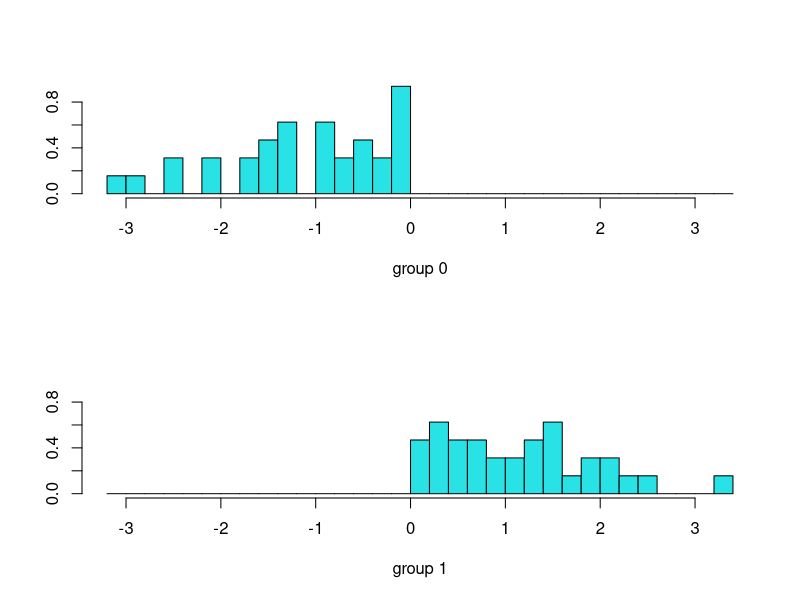
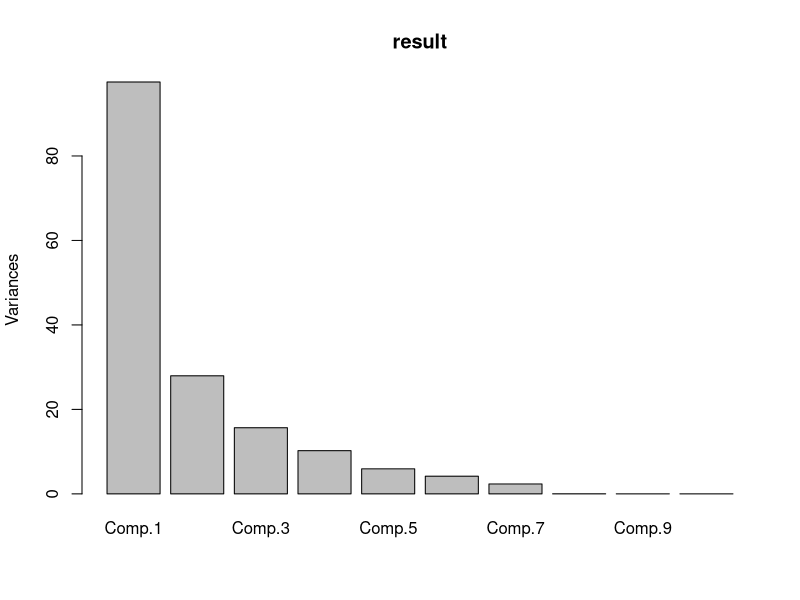
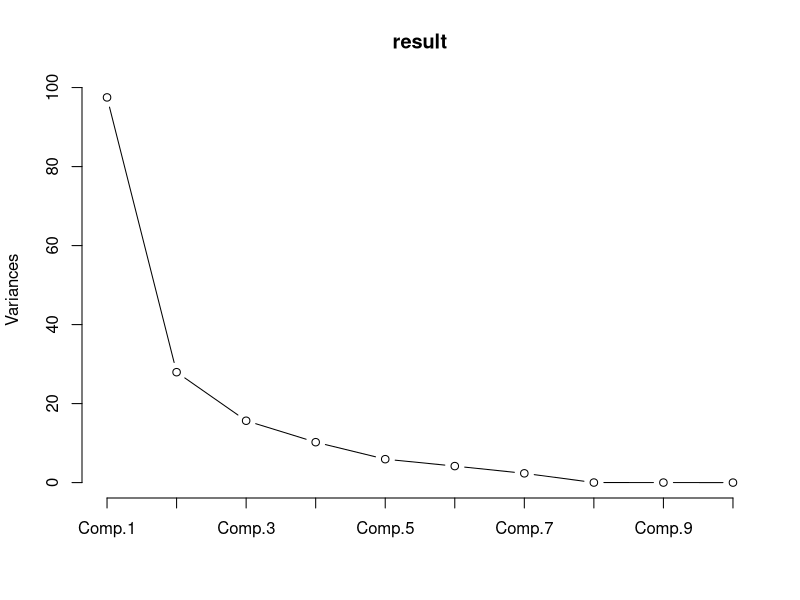
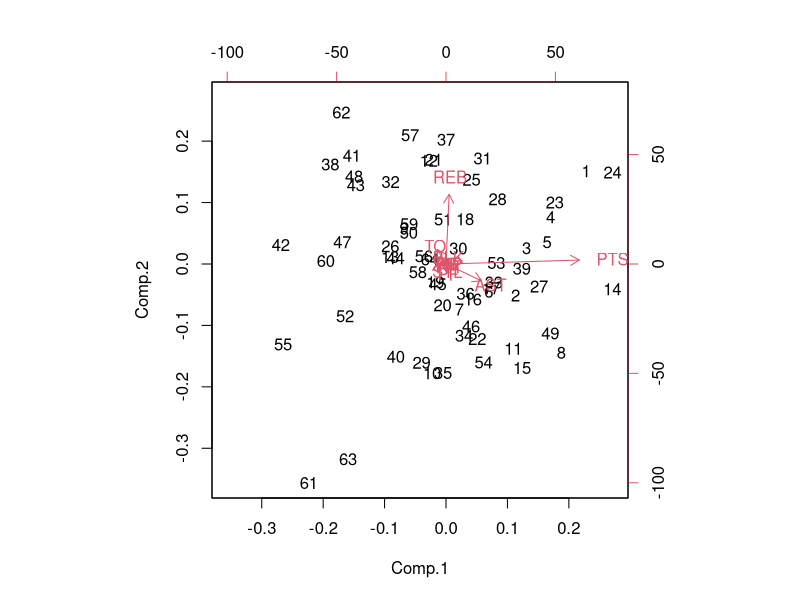
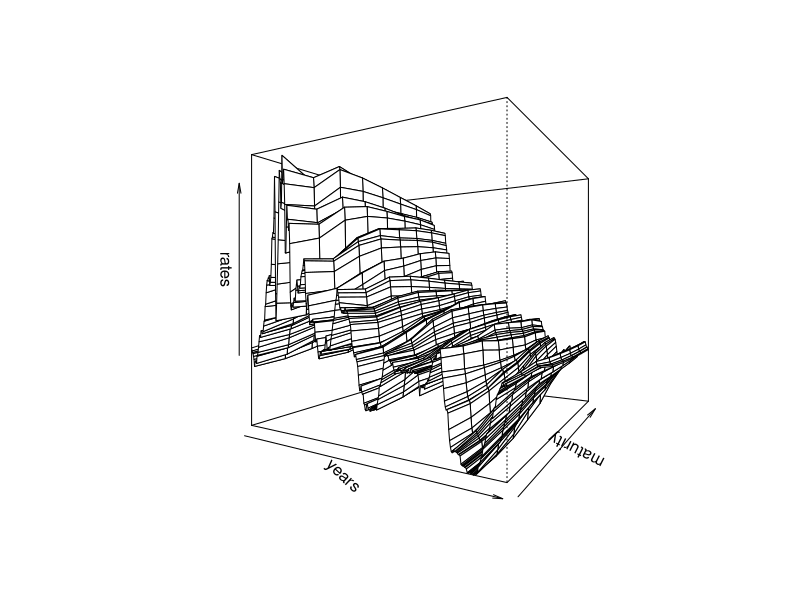
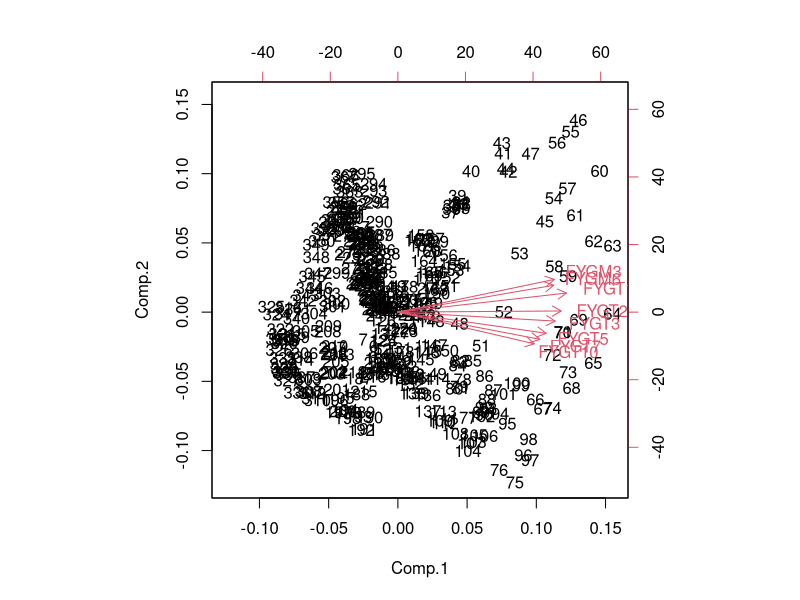
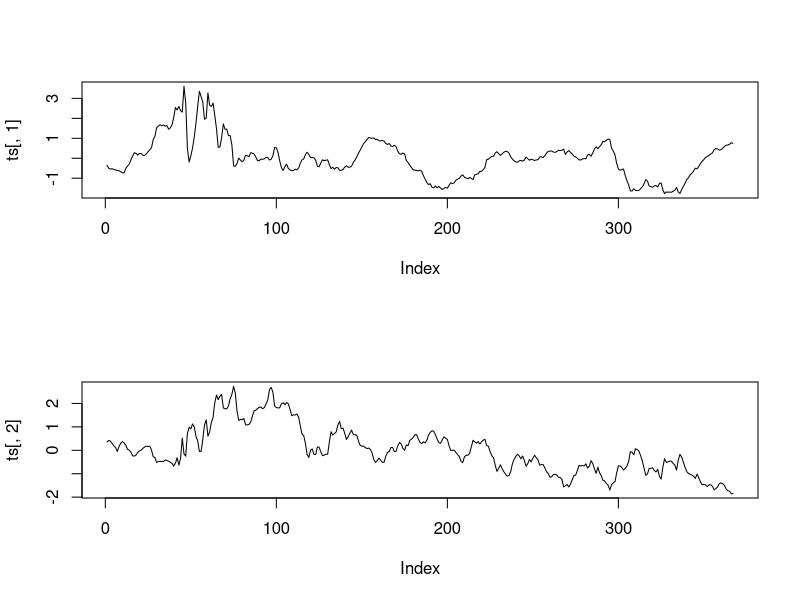

Write the R code that produced these figures, in order.
## ---- chunk 1
ncaa = read.table("DSTMAA_data/ncaa.txt",header=TRUE)
x = as.matrix(ncaa[4:14])
y1 = 1:32
y1 = y1*0+1
y2 = y1*0
y = c(y1,y2)

library(MASS)
dm = lda(y~x)
dm
## ---- chunk 2
head(ncaa)
## ---- chunk 3
print(names(dm))
print(dm$scaling)
print(dm$means)
## ---- chunk 4
print(sum(dm$scaling*colMeans(dm$means)))
print(sum(dm$scaling*dm$means[1,]))
print(sum(dm$scaling*dm$means[2,]))
## ---- chunk 5
y_pred = predict(dm)$class
print(y_pred)
## ---- chunk 6
predict(dm)
## ---- chunk 7
out = table(y,y_pred)
print(out)
chisq.test(out)
## ---- chunk 8
chisq.test(out,correct=FALSE)
## ---- chunk 9
ldahist(data = predict(dm)$x[,1], g=predict(dm)$class)
## ---- chunk 10
predict(dm)
## ---- chunk 11

A = matrix(c(27,5,5,27),2,2); print(A)
E = matrix(c(16,16,16,16),2,2); print(E)
test_stat = sum((A-E)^2/E); print(test_stat)
print(1-pchisq(test_stat,1))
## ---- chunk 12
y1 = rep(3,16)
y2 = rep(2,16)
y3 = rep(1,16)
y4 = rep(0,16)
y = c(y1,y2,y3,y4)
res = lda(y~x)
res
## ---- chunk 13
y_pred = predict(res)$class
print(y_pred)
print(table(y,y_pred))
print(chisq.test(table(y,y_pred)))
## ---- chunk 14
rates = read.table("DSTMAA_data/tryrates.txt",header=TRUE)
print(names(rates))
print(head(rates))
## ---- chunk 15
A = matrix(c(5,2,1,4),2,2)
E = eigen(A)
print(E)

v1 = E$vectors[,1]
v2 = E$vectors[,2]
e1 = E$values[1]
e2 = E$values[2]

print(t(e1*v1))
print(A %*% v1)
print(t(e2*v2))
print(A %*% v2)
## ---- chunk 16
rates = as.matrix(rates[,2:9])
eigen(cov(rates))
## ---- chunk 17
rcorr = cor(rates)
rcorr
## ---- chunk 18
a = matrix(0,2,2); diag(a) = 1
print(det(a))
print(det(2*a))
## ---- chunk 19
a = matrix(0,3,3); diag(a) = 1
print(det(a))
print(det(2*a))
## ---- chunk 20
a = matrix(0,2,2); diag(a) = 1
print(det(a))
a[2,2] = 2
print(det(a))
## ---- chunk 21
ncaa = read.table("DSTMAA_data/ncaa.txt",header=TRUE)
x = ncaa[4:14]
print(names(x))
result = princomp(x)
summary(result)
## ---- chunk 22
screeplot(result)
screeplot(result,type="lines")
## ---- chunk 23
result$loadings
## ---- chunk 24
print(names(result))
result$sdev
## ---- chunk 25
biplot(result)
## ---- chunk 26
prcomp(x)
## ---- chunk 27
persp(rates,theta=30,phi=0,xlab="years",ylab="maturity",zlab="rates")
## ---- chunk 28
tryrates = read.table("DSTMAA_data/tryrates.txt",header=TRUE)
rates = as.matrix(tryrates[2:9])
result = princomp(rates)
result$loadings
## ---- chunk 29
result$sdev
## ---- chunk 30
summary(result)
## ---- chunk 31
biplot(result)
## ---- chunk 32
factanal(rates,2)
## ---- chunk 33
factanal(rates,2,rotation="promax")
## ---- chunk 34
result = factanal(rates,2,scores="regression")
ts = result$scores
par(mfrow=c(2,1))
plot(ts[,1],type="l")
plot(ts[,2],type="l")
## ---- chunk 35
result$scores
